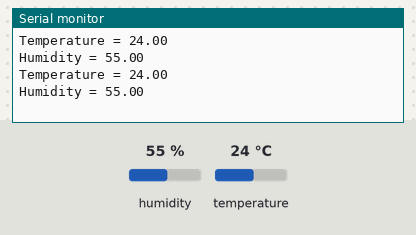
This sketch was run on a simulated Arduino Uno, built with avr-gcc and run on an emulated ATmega328P. Shown: the last lines printed to the serial monitor. Inputs (shaded band) come from the test bench; at power-on: humidity 55 %, temperature 24 °C.

Above: at 3.8 s.
3.9 s: humidity set to 22 %
At 6.1 s:
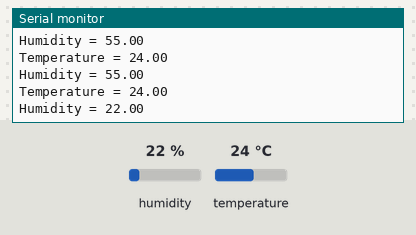
6.7 s: temperature set to 12 °C
At 8.5 s:
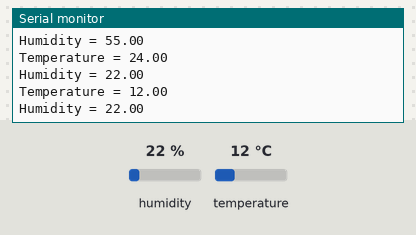
9.5 s: humidity set to 40 %
At 12.2 s:
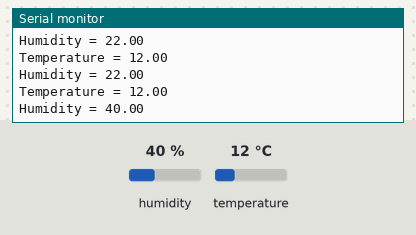
Timing chart, 0 to 13.7 s (numbered marks = the images above; inputs shaded):
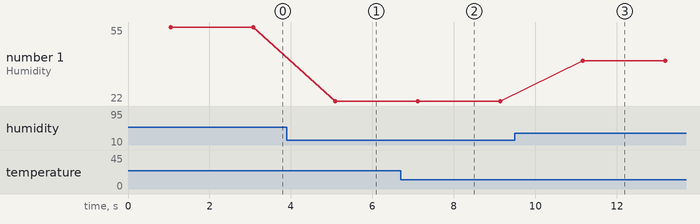

The sketch:

humiditySenor.ino
```cpp
#include <dht.h>
//the signal pin is connected to pin 7 for humidity and temperature sensor
dht DHT;

#define DHT11_PIN 7

void setup(){
  Serial.begin(9600);
}

void loop(){
  delay(1000);
  int chk = DHT.read11(DHT11_PIN);
  Serial.print("Temperature = ");
  Serial.println(DHT.temperature);
  Serial.print("Humidity = ");
  Serial.println(DHT.humidity);
  delay(1000);
}
```

Measured:
- after the input at 3.9 s, the serial monitor: prints a new line after 1.2 s (image 1)
- after the input at 6.7 s, the serial monitor: prints a new line after 0.40 s (image 2)
- after the input at 9.5 s, the serial monitor: prints a new line after 1.7 s (image 3)
- plotted number 1: 55 → 22 after the input at 3.9 s, 22 → 40 after the input at 9.5 s
